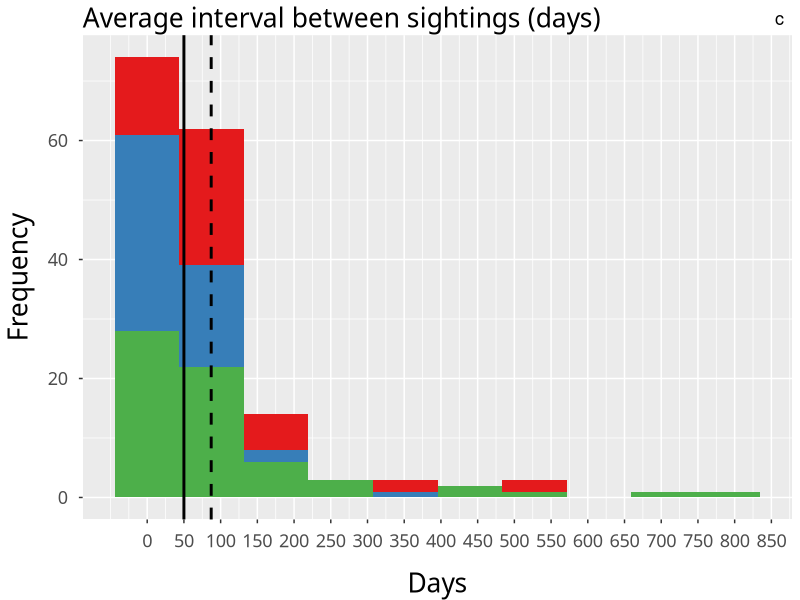
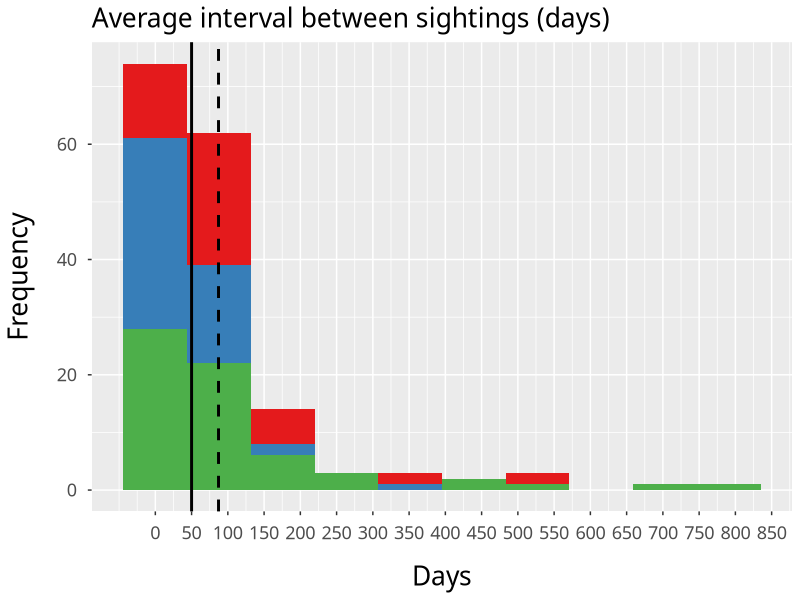
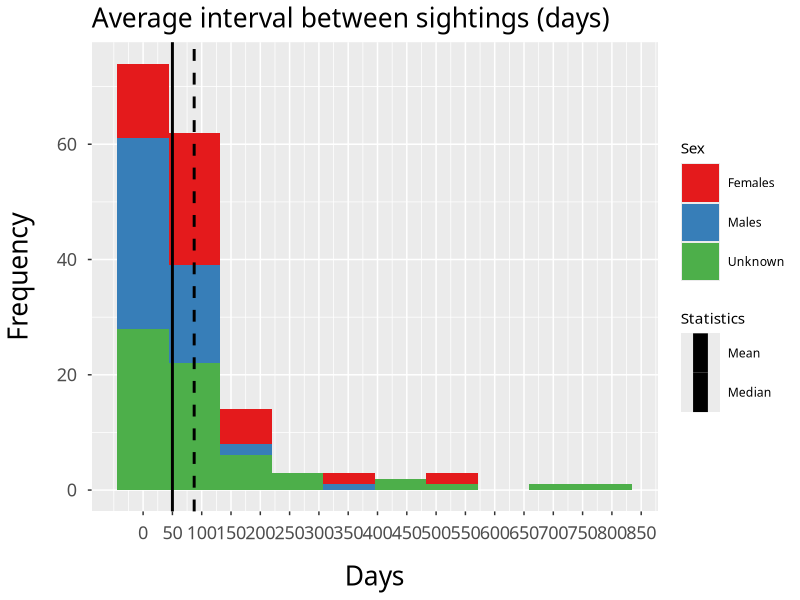
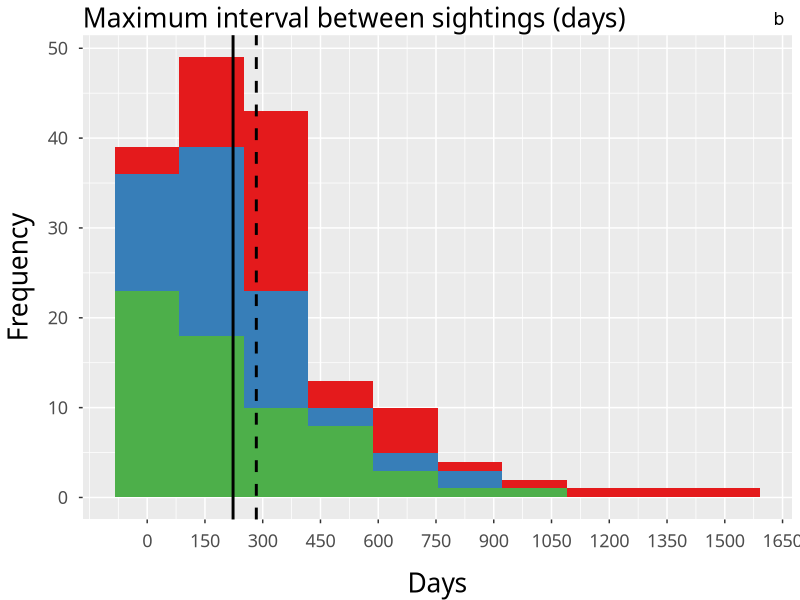
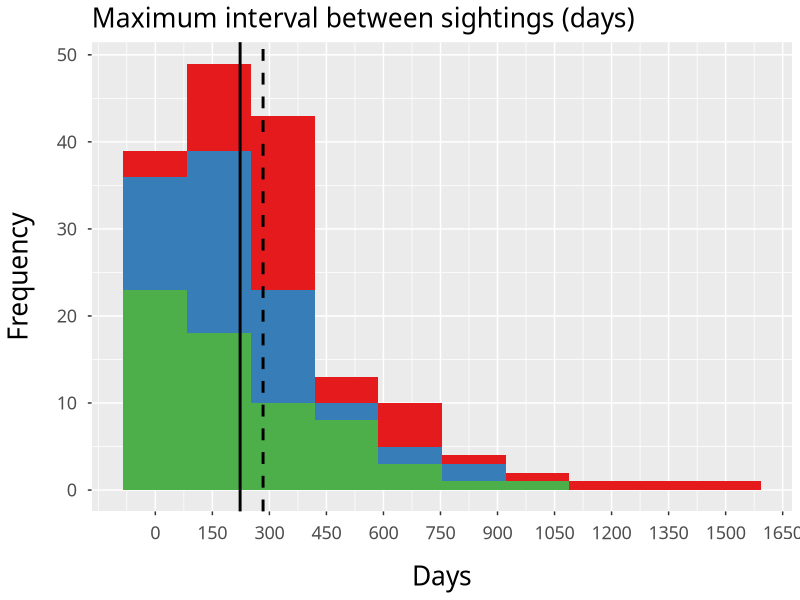
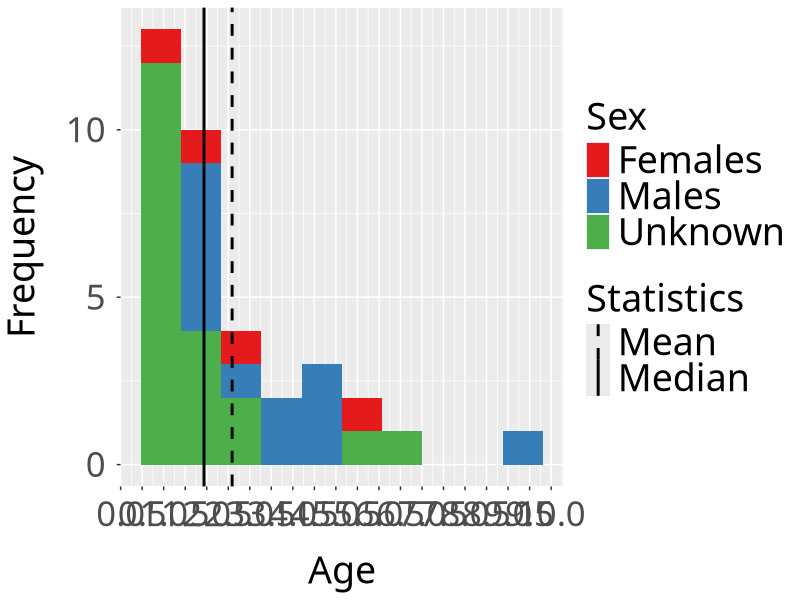
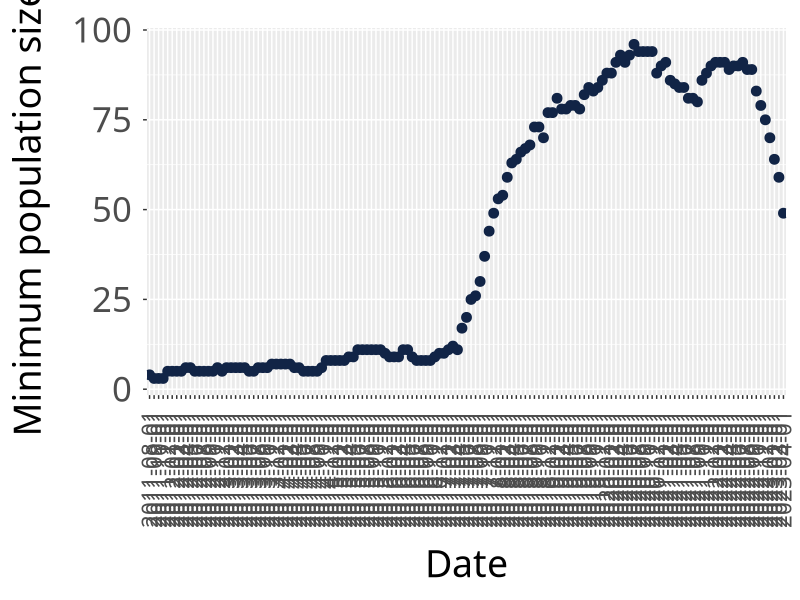

Reproduce these figures in R, in order.

# Script 1/3
# Population trend, temporal intervals between camera-trap records and first turnover calculation method

# Load required packages

if (!require('tidyverse')) install.packages('tidyverse'); library('tidyverse')
if (!require('lubridate')) install.packages('lubridate'); library('lubridate')
if (!require('cowplot')) install.packages('cowplot'); library('cowplot')
if (!require('ggplot2')) install.packages('ggplot2'); library('ggplot2')

# Import dataset of images, select desired period and remove juvenile observations

export_lynxDB <- read.csv("data/data_for_scripts_01_02.csv")

export_lynxDB2 <- export_lynxDB %>%
 mutate(datum_vrijeme = ymd_hms(`datum_vrijeme`, tz = Sys.timezone()))

b_10_24 <- export_lynxDB2 %>%
  filter(`datum_vrijeme` >= "2010-05-01 00:00:00 UTC")

b_10_24 <- b_10_24 %>%
  filter(!grepl("mlado|mladu", oznaka, ignore.case = TRUE))


# *************************  1. Minimum and maximum quantities of identified lynx  *************************

# List of individuals depending on which side they are captured

lynx_L <- b_10_24 %>% 
  group_by(oznaka, slikana_strana_zivotinje) %>%
  summarize(slikana_strana_zivotinje = first(slikana_strana_zivotinje)) %>% 
  rename(slikana_strana_zivotinje3 = slikana_strana_zivotinje) %>%
  filter(slikana_strana_zivotinje3 == 'lijeva')   # 211 captured from the left side

lynx_R <- b_10_24 %>% 
  group_by(oznaka, slikana_strana_zivotinje) %>% 
  summarize(slikana_strana_zivotinje = first(slikana_strana_zivotinje)) %>% 
  rename(slikana_strana_zivotinje2 = slikana_strana_zivotinje) %>% 
  filter(slikana_strana_zivotinje2 == 'desna')   # 225 captured from the right side

lynx_LR <- lynx_L %>% inner_join(lynx_R)   # 150 captured from both sides

# Minimum quantity: the highest between the number of captures from the right side and those from the left side. Here, the first ones are more

ifelse(nrow(lynx_L) <= nrow(lynx_R), lynx_min <- lynx_R, lynx_min <- lynx_L)   # 225

# Maximum lynx number: case in which all the individuals captured from the left side are different than those captured from the right side

ifelse(nrow(lynx_L) <= nrow(lynx_R), lynx_max <- full_join(lynx_R, anti_join(lynx_L, lynx_LR)), lynx_max <- full_join(lynx_L,anti_join(lynx_R, lynx_LR)))   # 286


# ***********************  2. Capture intervals and population trend plot  ***************************

b_10_24 <- b_10_24 %>%
  semi_join(lynx_min)

# Table with the capture interval (time span between first and last record) for each individual between 2010 and 2024

ris_interval <- b_10_24 %>%
  select ('datum_vrijeme', 'oznaka') %>% 
  mutate(datum = as.Date(datum_vrijeme, format = "%d.%m.%Y")) %>% 
  group_by(oznaka) %>%
  summarise(
    end = max(datum, na.rm = TRUE),
    start = min(datum, na.rm = TRUE)
  ) %>%
  arrange(oznaka) %>% 
  mutate(sighting_interval = interval(start, end))

# Add minimum age (days)

ris_interval_org <- ris_interval %>% 
  select(oznaka, start, end) %>% 
  mutate(min_starost_zivotinje = end-start)

# Make a time window of 1 year to sample abundance

time_window <- 12

start_project <-  min(ris_interval$start) 
end_project <- max(ris_interval$end)
month_seq <-  seq(start_project, end_project-months(time_window), by = "month")
month_int <-  interval(floor_date(month_seq, "month"), (floor_date(month_seq+months(time_window), "month")))

for (i in 1:length(month_int)) {
  column_name <- as.character(floor_date(month_seq[i], "month"))
  ris_interval$temp <- intersect(ris_interval$sighting_interval, month_int[i]) %>% 
    as.duration() %>% 
    as.numeric("days")
  names(ris_interval)[names(ris_interval) == "temp"] <- column_name
}

ris_interval2 <- ris_interval %>% 
  mutate(across(.cols = 5: ncol(ris_interval), ~replace(., !is.na(.), 1))) %>% 
  mutate(across(.cols = 5: ncol(ris_interval), ~replace(., is.na(.), 0)))       

ris_interval3 <- ris_interval2 %>% summarise(across(where(is.numeric), sum)) %>% 
  select(-sighting_interval)                                                    

ris_interval4 <-  head(ris_interval3) %>%
  rownames_to_column() %>%
  pivot_longer(, cols = -rowname) %>%
  pivot_wider(, names_from = rowname) %>%
  rename("category" = 1, num = 2) %>%
  as.data.frame()

# Plot

minpop_plot <- ggplot(ris_interval4, aes(x = category, y = num)) +
  geom_point(shape = "circle", size = 3, colour = "#112446") +
  scale_x_discrete(name = "Date") +
  ylab("Minimum population size") +
  theme(
    axis.text.x = element_text(size = 16, margin = margin(t = 8), angle = 90, vjust = 0.5, hjust = 1),
    axis.text.y = element_text(size = 25, margin = margin(r = 8)),
    axis.title.y = element_text(size = 27, margin = margin(r = 16)),
    axis.title.x = element_text(size = 27, margin = margin(t = 16)),
    text = element_text(family = "Calibri"),
    plot.margin = margin(t = 20, r = 10, b = 10, l = 10)
  )


# ****************  3. First turnover estimation method and minimum age  *******************

b_10_24_2 <- b_10_24

# Table with the capture intervals

ris_interval_11_24 <- b_10_24_2 %>%
  select ('datum_vrijeme', 'oznaka') %>% 
  mutate(datum = as.Date(datum_vrijeme)) %>% 
  group_by(oznaka) %>%
  summarise(
    end = max(datum, na.rm = TRUE),
    start = min(datum, na.rm = TRUE)
  ) %>%
  arrange(oznaka) %>% 
  mutate(sighting_interval = interval(start, end))

# Add minimum age (days)

ris_interval_org_11_24 <- ris_interval_11_24 %>% 
  select(oznaka, start, end) %>% 
  mutate(min_starost_zivotinje = end-start)

# Table with date of each record, temporal interval between different records and 
# total capture interval (minimum age) of every individual

ris_interval_every_11_24 <- b_10_24_2 %>%
  select (datum_vrijeme, oznaka) %>%
  arrange(oznaka, datum_vrijeme) %>%
  mutate(datum = as.Date(datum_vrijeme)) %>% 
  group_by(oznaka) %>%
  mutate(time_interval = datum - lag(datum)) %>%
  arrange(desc(time_interval)) %>%
  select(oznaka, time_interval, datum)

ris_interval_every_11_24 <- ris_interval_every_11_24 %>% 
  left_join(ris_interval_org, by = "oznaka")

# Organize

ris_interval_every_11_24 <- ris_interval_every_11_24[,c(1,4,3,5,2,6)]
colnames(ris_interval_every_11_24)[3] <- "middle_sightings"
colnames(ris_interval_every_11_24)[5] <- "interval_between_sightings"
colnames(ris_interval_every_11_24)[6] <- "total_capture_interval_(min_age)"

# Table just with minimum age (years)

min_lynx_age_new_11_24 <- ris_interval_org_11_24 %>% 
  group_by(oznaka) %>% 
  summarise(min_age = max(min_starost_zivotinje)) %>%
  mutate(min_age_year = min_age/365) %>% 
  arrange(desc(min_age))

min_lynx_age_new_11_24 <- subset(min_lynx_age_new_11_24, , select = c(oznaka, min_age_year))
min_lynx_age_new_11_24[] <- lapply(min_lynx_age_new_11_24, gsub, pattern = ' days', replacement = ' ')

# Table with date of first and last record, total capture interval and minimum age

ris_interval_avg_11_24 <- ris_interval_org_11_24
colnames(ris_interval_avg_11_24)[4] <- 'total_capture_interval_(min_age)'
ris_interval_avg_11_24 <- ris_interval_avg_11_24 %>% 
  left_join(min_lynx_age_new_11_24, by = "oznaka") 
colnames(ris_interval_avg_11_24)[5] <- 'min_age_years'           

# Adding 1 year to each individual (to account for the first year when they are considered juveniles)

ris_interval_avg_11_24[, c(4:5)] <- sapply(ris_interval_avg_11_24[, c(4:5)], as.numeric)

ris_interval_avg_11_24 <- ris_interval_avg_11_24 %>% 
  mutate(real_min_age_years = (min_age_years) + 1)

# Exclude those seen for the first time after 05/2018 (to keep the more long lived ones)

ris_interval_avg2_11_24 <- ris_interval_avg_11_24 %>%
  filter(start < "2018-05-01")

min(ris_interval_avg2_11_24$start)

summary(ris_interval_avg2_11_24$real_min_age_years)
sd(ris_interval_avg2_11_24$real_min_age_years)

# Calculate turnover by dividing the mean abundance between 2018 and 2023 (77; see Script 02) by the average minimum age

77 / 2.5  # 30.8

# Minimum age plot

ris_spol_11_24 <- subset(b_10_24_2, , select = c(2,4))
ris_spol_11_24 <- ris_spol_11_24 %>%
  filter(duplicated(oznaka) == FALSE)

ris_interval_avg2_11_24 <- ris_interval_avg2_11_24 %>%
  left_join(ris_spol_11_24, by = "oznaka")

colnames(ris_interval_avg2_11_24)[7] <- "Sex"

ris_interval_avg2_11_24$Sex[ris_interval_avg2_11_24$Sex == "M"] <- "Males"
ris_interval_avg2_11_24$Sex[ris_interval_avg2_11_24$Sex == "Z"] <- "Females"

minage_plot <- ggplot(ris_interval_avg2_11_24, aes(x = real_min_age_years, fill = Sex)) +
  geom_histogram(bins = 10) +
  geom_vline(aes(xintercept = mean(real_min_age_years), linetype = "Mean"), colour = "black", linewidth = 1) +
  geom_vline(aes(xintercept = median(real_min_age_years), linetype = "Median"), colour = "black", linewidth = 1) +
  scale_x_continuous(breaks = seq(0, 10, 0.5)) +
  scale_fill_brewer(palette = "Set1") +
  xlab("Age") +
  ylab("Frequency") +
  scale_linetype_manual(name = "Statistics", values = c("Mean" = "dashed", "Median" = "solid")) +
  theme(
    axis.title.x = element_text(size = 27, margin = margin(t = 16)),
    axis.title.y = element_text(size = 27, margin = margin(r = 16)),
    axis.text.x = element_text(size = 25, margin = margin(t = 8)),
    axis.text.y = element_text(size = 25, margin = margin(r = 8)),
    legend.title = element_text(size = 27),
    legend.text = element_text(size = 27),
    text = element_text(family = "Calibri")
  )


# ********************** 4. Temporal intervals between records ************************

ris_interval_avg_11_24 <- subset(ris_interval_avg_11_24, , select = -c(6))

# Table with date of each record and temporal interval between records (no NAs)

ris_interval_avg3_11_24 <- subset(ris_interval_every_11_24, , select = -c(6))
ris_interval_avg3_11_24 <- na.omit(ris_interval_avg3_11_24)

# Table with average interval between records (days) for each individual

avg_int_11_24 <- aggregate(ris_interval_avg3_11_24[, 5], list(ris_interval_avg3_11_24$oznaka), mean)
colnames(avg_int_11_24)[1] <- "oznaka"
colnames(avg_int_11_24)[2] <- "avg_int_between_sightings"                

# Join them

ris_interval_avg3_11_24 <- ris_interval_avg3_11_24 %>% 
  left_join(avg_int_11_24, by = "oznaka")                                  

# Table with date of first and last record, total capture interval, minimum age and average interval between records

ris_interval_avg_11_24 <- ris_interval_avg_11_24 %>% 
  left_join(avg_int_11_24, by = "oznaka")     

ris_interval_avg_11_24[, c(5:6)] <- sapply(ris_interval_avg_11_24[, c(5:6)], as.numeric)

# Add number of records for each individual

n_sightings_11_24 <- ris_interval_every_11_24 %>% count(oznaka)
ris_interval_avg_11_24 <- ris_interval_avg_11_24 %>% 
  left_join(n_sightings_11_24, by = "oznaka") 
colnames(ris_interval_avg_11_24)[7] <- "n_sightings"
ris_interval_avg_11_24 <- ris_interval_avg_11_24[,c(1,2,3,4,5,7,6)]

# Add individuals' sex

ris_spol_11_24 <- subset(b_10_24_2, , select = c(oznaka, spol))
ris_spol_11_24 <- ris_spol_11_24 %>%
  filter(duplicated(oznaka) == FALSE)

ris_interval_avg_11_24 <- ris_interval_avg_11_24 %>% 
  left_join(ris_spol_11_24, by = "oznaka")             

table(ris_interval_avg_11_24$spol)

# Calculate demographic parameters

# Separate table just with individuals captured only once

ris_interval_avg_11_24[, c(4:7)] <- sapply(ris_interval_avg_11_24[, c(4:7)], as.numeric)

ris_interval_avg_once_11_24 <- ris_interval_avg_11_24[ris_interval_avg_11_24$n_sightings == "1", ]

# Delete NAs (those seen only once)

ris_interval_avg_11_24 <- ris_interval_avg_11_24 %>% 
  na.omit()   # 185 individuals seen more than once

ris_interval_every2_11_24 <- subset(ris_interval_every_11_24, , select = -c(2:4,6))
ris_interval_every3_11_24 <- ris_interval_every2_11_24 %>%
  na.omit()

# Identify longest interval between records

max_int_11_24 <- ris_interval_every3_11_24 %>%
  filter(interval_between_sightings == max(interval_between_sightings))

# Retain one maximum interval per individual and add it to the dataset

max_int2_11_24 <- max_int_11_24 %>%
  filter(duplicated(oznaka) == FALSE)

ris_interval_avg_11_24 <- ris_interval_avg_11_24 %>% 
  left_join(max_int2_11_24, by = "oznaka")            

ris_interval_avg_11_24[, c(9)] <- sapply(ris_interval_avg_11_24[, c(9)], as.numeric)
colnames(ris_interval_avg_11_24)[9] <- "max_int_between_sightings_days"

# Remove individuals recorded twice in the same day

ris_interval_avg5_11_24 <- ris_interval_avg_11_24[!(ris_interval_avg_11_24$`total_capture_interval_(min_age)` %in% "0"),]   # 163

colnames(ris_interval_avg5_11_24)[8] <- "Sex"

ris_interval_avg5_11_24$Sex[ris_interval_avg5_11_24$Sex == "M"] <- "Males"
ris_interval_avg5_11_24$Sex[ris_interval_avg5_11_24$Sex == "Z"] <- "Females"

# Get parameters: number of records, maximum and average interval between records

ris_interval_avg5_11_24[, c(4:7, 9)] <- sapply(ris_interval_avg5_11_24[, c(4:7, 9)], as.numeric)

summary(ris_interval_avg5_11_24$n_sightings)
sd(ris_interval_avg5_11_24$n_sightings)

summary(ris_interval_avg5_11_24$avg_int_between_sightings)
sd(ris_interval_avg5_11_24$avg_int_between_sightings)

summary(ris_interval_avg5_11_24$max_int_between_sightings_days)
sd(ris_interval_avg5_11_24$max_int_between_sightings_days)

# Plots

n_sightings_plot <- ggplot(ris_interval_avg5_11_24, aes(x = n_sightings, fill = Sex)) +
  geom_histogram(bins = 10) +
  geom_vline(aes(xintercept = mean(n_sightings), linetype = "Mean"), colour = "black", linewidth = 1) +
  geom_vline(aes(xintercept = median(n_sightings), linetype = "Median"), colour = "black", linewidth = 1) +
  xlab("Sightings") +
  ylab("Frequency") +
  ggtitle("Number of sightings") +
  scale_x_continuous(breaks = seq(0, 250, 15)) +
  scale_fill_brewer(palette = "Set1") +
  scale_linetype_manual(name = "Statistics", values = c("Mean" = "dashed", "Median" = "solid")) +
  theme(
    legend.position = "none",
    axis.title.x = element_text(size = 19, margin = margin(t = 16)),
    axis.title.y = element_text(size = 19, margin = margin(r = 16)),
    plot.title = element_text(size = 19),
    axis.text.x = element_text(size = 13, margin = margin(t = 8)),
    axis.text.y = element_text(size = 13, margin = margin(r = 8)),
    text = element_text(family = "Calibri")
  )

max_int_plot <- ggplot(ris_interval_avg5_11_24, aes(x = max_int_between_sightings_days, fill = Sex)) +
  geom_histogram(bins = 10) +
  geom_vline(aes(xintercept = mean(max_int_between_sightings_days), linetype = "Mean"), colour = "black", linewidth = 1) +
  geom_vline(aes(xintercept = median(max_int_between_sightings_days), linetype = "Median"), colour = "black", linewidth = 1) +
  xlab("Days") +
  ylab("Frequency") +
  ggtitle("Maximum interval between sightings (days)") +
  scale_x_continuous(breaks = seq(0, 1700, 150)) +
  scale_fill_brewer(palette = "Set1") +
  scale_linetype_manual(name = "Statistics", values = c("Mean" = "dashed", "Median" = "solid")) +
  theme(
    legend.position = "none",
    axis.title.x = element_text(size = 19, margin = margin(t = 16)),
    axis.title.y = element_text(size = 19, margin = margin(r = 16)),
    plot.title = element_text(size = 19),
    axis.text.x = element_text(size = 13, margin = margin(t = 8)),
    axis.text.y = element_text(size = 13, margin = margin(r = 8)),
    text = element_text(family = "Calibri")
  )

avg_int_plot <- ggplot(ris_interval_avg5_11_24, aes(x = avg_int_between_sightings, fill = Sex)) +
  geom_histogram(bins = 10) +
  geom_vline(aes(xintercept = mean(avg_int_between_sightings), linetype = "Mean"), colour = "black", linewidth = 1) +
  geom_vline(aes(xintercept = median(avg_int_between_sightings), linetype = "Median"), colour = "black", linewidth = 1) +
  xlab("Days") +
  ylab("Frequency") +
  ggtitle("Average interval between sightings (days)") +
  scale_x_continuous(breaks = seq(0, 850, 50)) +
  scale_fill_brewer(palette = "Set1") +
  scale_linetype_manual(name = "Statistics", values = c("Mean" = "dashed", "Median" = "solid")) +
  guides(linetype = guide_legend(override.aes = list(linewidth = 5))) +
  theme(
    axis.title.x = element_text(size = 19, margin = margin(t = 16)),
    axis.title.y = element_text(size = 19, margin = margin(r = 16)),
    plot.title = element_text(size = 19),
    axis.text.x = element_text(size = 13, margin = margin(t = 8)),
    axis.text.y = element_text(size = 13, margin = margin(r = 8)),
    text = element_text(family = "Calibri"),
    legend.key.size = unit(1, "cm"),
    legend.box = "vertical"
  )

legend <- get_legend(avg_int_plot)

avg_int_noleg <- avg_int_plot +
  theme(legend.position = "none")

n_sightings_labeled <- ggdraw(n_sightings_plot) +
  draw_label(
    "a", x = 0.98, y = 0.98,
    hjust = 1, vjust = 1, size = 13
  )

max_int_labeled <- ggdraw(max_int_plot) +
  draw_label(
    "b", x = 0.98, y = 0.98,
    hjust = 1, vjust = 1, size = 13
  )

avg_int_labeled <- ggdraw(avg_int_noleg) +
  draw_label(
    "c", x = 0.98, y = 0.98,
    hjust = 1, vjust = 1, size = 13
  )

plots_with_space <- plot_grid(
  n_sightings_labeled,
  NULL,
  max_int_labeled,
  NULL,
  avg_int_labeled,
  ncol = 1,
  rel_heights = c(1, 0.08, 1, 0.08, 1)
)

parameters_plot <- plot_grid(
  plots_with_space,
  legend,
  rel_widths = c(1, 0.20)
)
